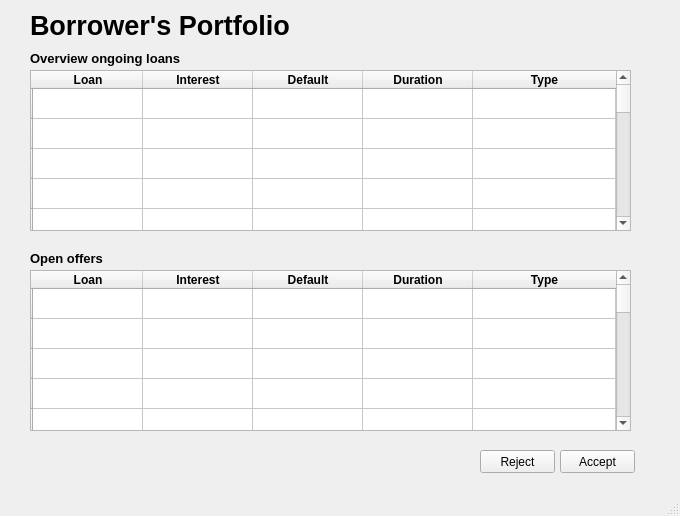
<?xml version="1.0" encoding="UTF-8"?>
<ui version="4.0">
 <class>MainWindow</class>
 <widget class="QMainWindow" name="MainWindow">
  <property name="geometry">
   <rect>
    <x>0</x>
    <y>0</y>
    <width>680</width>
    <height>516</height>
   </rect>
  </property>
  <property name="windowTitle">
   <string>MainWindow</string>
  </property>
  <widget class="QWidget" name="centralwidget">
   <widget class="QLabel" name="label">
    <property name="geometry">
     <rect>
      <x>30</x>
      <y>10</y>
      <width>311</width>
      <height>31</height>
     </rect>
    </property>
    <property name="font">
     <font>
      <pointsize>20</pointsize>
      <weight>75</weight>
      <bold>true</bold>
     </font>
    </property>
    <property name="text">
     <string>Borrower's Portfolio</string>
    </property>
   </widget>
   <widget class="QTableWidget" name="tableWidget">
    <property name="geometry">
     <rect>
      <x>30</x>
      <y>270</y>
      <width>601</width>
      <height>161</height>
     </rect>
    </property>
    <property name="maximumSize">
     <size>
      <width>641</width>
      <height>16777215</height>
     </size>
    </property>
    <property name="font">
     <font>
      <weight>75</weight>
      <bold>true</bold>
     </font>
    </property>
    <property name="alternatingRowColors">
     <bool>false</bool>
    </property>
    <attribute name="horizontalHeaderDefaultSectionSize">
     <number>110</number>
    </attribute>
    <attribute name="horizontalHeaderStretchLastSection">
     <bool>true</bool>
    </attribute>
    <row>
     <property name="text">
      <string/>
     </property>
    </row>
    <row>
     <property name="text">
      <string/>
     </property>
    </row>
    <row>
     <property name="text">
      <string/>
     </property>
    </row>
    <row>
     <property name="text">
      <string/>
     </property>
    </row>
    <row>
     <property name="text">
      <string/>
     </property>
    </row>
    <row>
     <property name="text">
      <string/>
     </property>
    </row>
    <row>
     <property name="text">
      <string/>
     </property>
    </row>
    <row>
     <property name="text">
      <string/>
     </property>
    </row>
    <row>
     <property name="text">
      <string/>
     </property>
    </row>
    <row>
     <property name="text">
      <string/>
     </property>
    </row>
    <row>
     <property name="text">
      <string/>
     </property>
    </row>
    <row>
     <property name="text">
      <string/>
     </property>
    </row>
    <row>
     <property name="text">
      <string/>
     </property>
    </row>
    <row>
     <property name="text">
      <string/>
     </property>
    </row>
    <row>
     <property name="text">
      <string/>
     </property>
    </row>
    <row>
     <property name="text">
      <string/>
     </property>
    </row>
    <row>
     <property name="text">
      <string/>
     </property>
    </row>
    <row>
     <property name="text">
      <string/>
     </property>
    </row>
    <row>
     <property name="text">
      <string/>
     </property>
    </row>
    <column>
     <property name="text">
      <string>Loan</string>
     </property>
     <property name="font">
      <font>
       <weight>75</weight>
       <bold>true</bold>
      </font>
     </property>
    </column>
    <column>
     <property name="text">
      <string>Interest</string>
     </property>
     <property name="font">
      <font>
       <weight>75</weight>
       <bold>true</bold>
      </font>
     </property>
    </column>
    <column>
     <property name="text">
      <string>Default</string>
     </property>
     <property name="font">
      <font>
       <weight>75</weight>
       <bold>true</bold>
      </font>
     </property>
    </column>
    <column>
     <property name="text">
      <string>Duration</string>
     </property>
     <property name="font">
      <font>
       <weight>75</weight>
       <bold>true</bold>
      </font>
     </property>
    </column>
    <column>
     <property name="text">
      <string>Type</string>
     </property>
     <property name="font">
      <font>
       <weight>75</weight>
       <bold>true</bold>
      </font>
     </property>
    </column>
   </widget>
   <widget class="QPushButton" name="pushButton">
    <property name="geometry">
     <rect>
      <x>480</x>
      <y>450</y>
      <width>75</width>
      <height>23</height>
     </rect>
    </property>
    <property name="text">
     <string>Reject</string>
    </property>
   </widget>
   <widget class="QPushButton" name="pushButton_2">
    <property name="geometry">
     <rect>
      <x>560</x>
      <y>450</y>
      <width>75</width>
      <height>23</height>
     </rect>
    </property>
    <property name="text">
     <string>Accept</string>
    </property>
   </widget>
   <widget class="QLabel" name="label_2">
    <property name="geometry">
     <rect>
      <x>30</x>
      <y>250</y>
      <width>91</width>
      <height>16</height>
     </rect>
    </property>
    <property name="font">
     <font>
      <pointsize>10</pointsize>
      <weight>75</weight>
      <bold>true</bold>
     </font>
    </property>
    <property name="text">
     <string>Open offers</string>
    </property>
   </widget>
   <widget class="QLabel" name="label_3">
    <property name="geometry">
     <rect>
      <x>30</x>
      <y>50</y>
      <width>181</width>
      <height>16</height>
     </rect>
    </property>
    <property name="font">
     <font>
      <pointsize>10</pointsize>
      <weight>75</weight>
      <bold>true</bold>
     </font>
    </property>
    <property name="text">
     <string>Overview ongoing loans</string>
    </property>
   </widget>
   <widget class="QTableWidget" name="tableWidget_2">
    <property name="geometry">
     <rect>
      <x>30</x>
      <y>70</y>
      <width>601</width>
      <height>161</height>
     </rect>
    </property>
    <property name="maximumSize">
     <size>
      <width>641</width>
      <height>16777215</height>
     </size>
    </property>
    <property name="font">
     <font>
      <weight>75</weight>
      <bold>true</bold>
     </font>
    </property>
    <property name="alternatingRowColors">
     <bool>false</bool>
    </property>
    <attribute name="horizontalHeaderDefaultSectionSize">
     <number>110</number>
    </attribute>
    <attribute name="horizontalHeaderStretchLastSection">
     <bool>true</bool>
    </attribute>
    <row>
     <property name="text">
      <string/>
     </property>
    </row>
    <row>
     <property name="text">
      <string/>
     </property>
    </row>
    <row>
     <property name="text">
      <string/>
     </property>
    </row>
    <row>
     <property name="text">
      <string/>
     </property>
    </row>
    <row>
     <property name="text">
      <string/>
     </property>
    </row>
    <row>
     <property name="text">
      <string/>
     </property>
    </row>
    <row>
     <property name="text">
      <string/>
     </property>
    </row>
    <row>
     <property name="text">
      <string/>
     </property>
    </row>
    <row>
     <property name="text">
      <string/>
     </property>
    </row>
    <row>
     <property name="text">
      <string/>
     </property>
    </row>
    <row>
     <property name="text">
      <string/>
     </property>
    </row>
    <row>
     <property name="text">
      <string/>
     </property>
    </row>
    <row>
     <property name="text">
      <string/>
     </property>
    </row>
    <row>
     <property name="text">
      <string/>
     </property>
    </row>
    <row>
     <property name="text">
      <string/>
     </property>
    </row>
    <row>
     <property name="text">
      <string/>
     </property>
    </row>
    <row>
     <property name="text">
      <string/>
     </property>
    </row>
    <row>
     <property name="text">
      <string/>
     </property>
    </row>
    <row>
     <property name="text">
      <string/>
     </property>
    </row>
    <column>
     <property name="text">
      <string>Loan</string>
     </property>
     <property name="font">
      <font>
       <weight>75</weight>
       <bold>true</bold>
      </font>
     </property>
    </column>
    <column>
     <property name="text">
      <string>Interest</string>
     </property>
     <property name="font">
      <font>
       <weight>75</weight>
       <bold>true</bold>
      </font>
     </property>
    </column>
    <column>
     <property name="text">
      <string>Default</string>
     </property>
     <property name="font">
      <font>
       <weight>75</weight>
       <bold>true</bold>
      </font>
     </property>
    </column>
    <column>
     <property name="text">
      <string>Duration</string>
     </property>
     <property name="font">
      <font>
       <weight>75</weight>
       <bold>true</bold>
      </font>
     </property>
    </column>
    <column>
     <property name="text">
      <string>Type</string>
     </property>
     <property name="font">
      <font>
       <weight>75</weight>
       <bold>true</bold>
      </font>
     </property>
    </column>
   </widget>
  </widget>
  <widget class="QMenuBar" name="menubar">
   <property name="geometry">
    <rect>
     <x>0</x>
     <y>0</y>
     <width>680</width>
     <height>19</height>
    </rect>
   </property>
  </widget>
  <widget class="QStatusBar" name="statusbar"/>
 </widget>
 <resources/>
 <connections/>
</ui>
